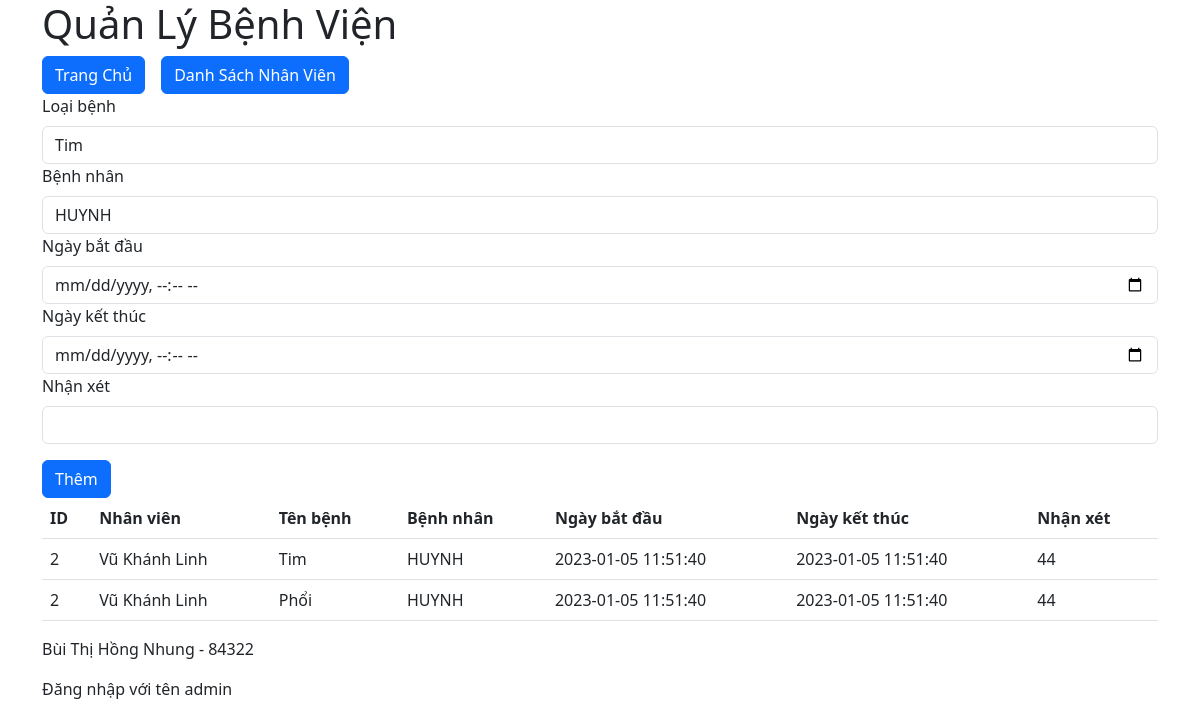
The page /themdieutri.php?id=12 (signed in) on the database its author committed.
### tables this page shows
CREATE TABLE `dieutri` (
  `ID` int(11) NOT NULL,
  `nhanvien_ID` int(11) NOT NULL,
  `loaibenh_ID` int(11) NOT NULL,
  `benhnhan` varchar(32) NOT NULL,
  `ngaybatdau` datetime NOT NULL,
  `ngayketthuc` datetime NOT NULL,
  `nhanxet` int(11) NOT NULL
);

CREATE TABLE `nhanvien` (
  `ID` int(11) NOT NULL,
  `khoa_id` int(11) NOT NULL,
  `hovaten` varchar(255) NOT NULL,
  `dienthoai` varchar(10) NOT NULL,
  `namkyhopdong` datetime NOT NULL
);

CREATE TABLE `loaibenh` (
  `ID` int(11) NOT NULL,
  `tenbenh` varchar(255) NOT NULL,
  `mota` varchar(500) NOT NULL,
  `trieutrung` text NOT NULL,
  `huongdieutri` text NOT NULL
);

CREATE TABLE `benhnhan` (
  `ID` varchar(32) NOT NULL,
  `trangthai` int(11) NOT NULL,
  `hovaten` varchar(255) NOT NULL,
  `ngaysinh` datetime NOT NULL,
  `dienthoai` varchar(10) NOT NULL,
  `mota` text NOT NULL
);

### themdieutri.php (the view, shortened to what this page needs)
<?php
require_once 'header.php';
require_once 'connect.php';
if (isset($_GET['id'])) {
    $nhanvien_id = $_GET['id'];
    $sql = "SELECT dieutri.*, nhanvien.hovaten as htnv, loaibenh.tenbenh, benhnhan.hovaten FROM dieutri INNER JOIN nhanvien ON nhanvien.id = dieutri.nhanvien_id INNER JOIN loaibenh ON dieutri.loaibenh_id = dieutri.loaibenh_id INNER JOIN benhnhan ON benhnhan.id = dieutri.benhnhan WHERE nhanvien_id = $nhanvien_id";
    $stmt = $pdo->query($sql);
    $items = $stmt->fetchAll(PDO::FETCH_ASSOC);
}
?>
<div class="nav">
    <a href="index.php"
       class="btn btn-primary me-3">Trang Chủ</a>
    <a href="dsnhanvien.php"
       class="btn btn-primary me-3">Danh Sách Nhân Viên</a>
</div>
<form action="them.php"
      method="post">
    <label class="form-label">Loại bệnh</label>
    <select name="loaibenh_id" class="form-control">
        <?php
        $sqlBenh = "SELECT * FROM loaibenh";
        $stmt = $pdo->query($sqlBenh);
        $benhs = $stmt->fetchAll(PDO::FETCH_ASSOC);
        foreach ($benhs as $benh) {
            ?>
        <option value="<?php echo $benh['ID'] ?>"><?php echo $benh['tenbenh'] ?></option>
        <?php } ?>
    </select>
    <label class="form-label">Bệnh nhân</label>
    <select name="benhnhan" class="form-control">
        <?php
        $sqlBN = "SELECT * FROM benhnhan";
        $stmt = $pdo->query($sqlBN);
        $bns = $stmt->fetchAll(PDO::FETCH_ASSOC);
        foreach ($bns as $bn) {
            ?>
        <option value="<?php echo $bn['ID'] ?>"><?php echo $bn['hovaten'] ?></option>
        <?php } ?>
    </select>
    <label class="form-label">Ngày bắt đầu</label>
    <input type="datetime-local"
           class="form-control"
           name="ngaybatdau">
           <label class="form-label">Ngày kết thúc</label>
    <input type="datetime-local"
           class="form-control"
           name="ngayketthuc">
    <label class="form-label">Nhận xét</label>
    <input type="text"
           class="form-control"
           name="nhanxet">
    <input type="submit"
           value="Thêm"
           class="btn btn-primary mt-3">
</form>
<table class="table">
    <thead>
        <tr>
            <th>ID</th>
            <th>Nhân viên</th>
            <th>Tên bệnh</th>
            <th>Bệnh nhân</th>
            <th>Ngày bắt đầu</th>
            <th>Ngày kết thúc</th>
            <th>Nhận xét</th>
        </tr>
    </thead>
    <tbody>
        <?php foreach ($items as $item) { ?>
            <tr>
                <td><?php echo $item['ID'] ?></td>
                <td>
                    <?php echo $item['htnv'] ?>
                </td>
                <td>
                    <?php echo $item['tenbenh'] ?>
                </td>
                <td><?php echo $item['hovaten'] ?></td>
                <td>
                    <?php echo $item['ngaybatdau'] ?>
                </td>
                <td><?php echo $item['ngayketthuc'] ?></td>
                <td>
                    <?php echo $item['nhanxet'] ?>
                </td>
            </tr>
        <?php } ?>
    </tbody>
</table>
<?php require_once 'footer.php' ?>

### rows shown on the page
dieutri: ID "2", nhanvien_ID.hovaten "Vũ Khánh Linh", loaibenh.tenbenh "Tim", benhnhan.hovaten "HUYNH", ngaybatdau "2023-01-05 11:51:40", ngayketthuc "2023-01-05 11:51:40", nhanxet "44", loaibenh_ID.tenbenh "Phổi"

### other values the page prints
$_SESSION['username'] "admin"
form field loaibenh_id "Tim"
form field benhnhan "HUYNH"
